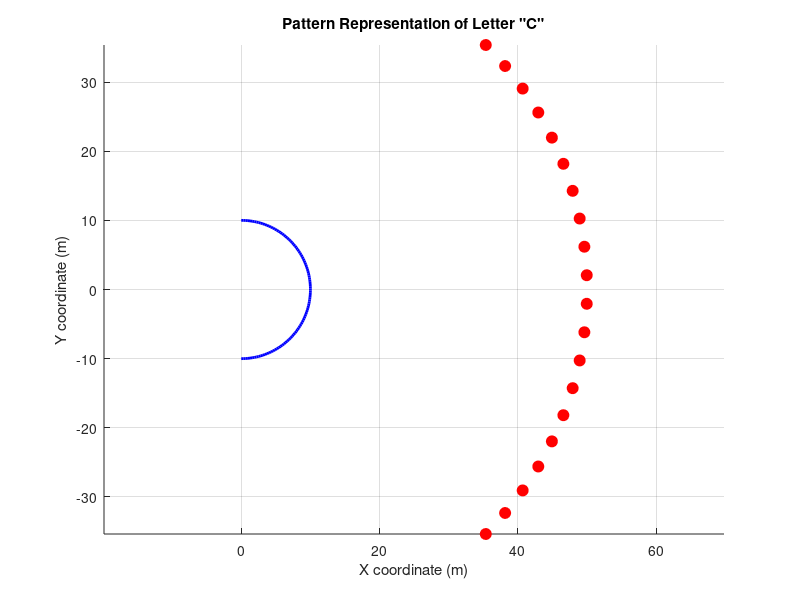

MATLAB code to generate this figure:
% تعریف پارامترهای ثابت  
Ro = 1000;         % چگالی آب (kg/m^3)  
C = 1500;         % سرعت صوت در آب (m/s)  
freq = 50000;     % فرکانس (Hz)  
lambda = C / freq; % طول موج  
ka = 2 * pi / lambda; % عدد موج  

% تنظیمات منابع  
R_foc = 50;       % فاصله کانونی (m)  
num_elements = 20; % تعداد عناصر در آرایه  

% تنظیم آرایه مبدل  
angles = linspace(-pi/4, pi/4, num_elements); % زاویه عناصر  
positions = [R_foc * cos(angles)', R_foc * sin(angles)']; % موقعیت عناصر  

% تولید مصور از حرف "C"  
figure;  
hold on;  

% ترسیم حرف "C" با نقاط  
theta = linspace(-pi/2, pi/2, 100); % زاویه برای نیم دایره  
x_C = 10 * cos(theta); % مختصات X  
y_C = 10 * sin(theta); % مختصات Y  

plot(x_C, y_C, 'b', 'LineWidth', 2); % رسم رنگ آبی برای "C"  

% ترسیم موقعیت اعضاء  
plot(positions(:, 1), positions(:, 2), 'ro', 'MarkerSize', 8, 'MarkerFaceColor', 'r'); % رسم دایرههای قرمز برای مبدلها  

axis equal;  
xlabel('X coordinate (m)');  
ylabel('Y coordinate (m)');  
title('Pattern Representation of Letter "C"');  
grid on;  
hold off;  

% پردازش و محاسبه فشار (در صورت لزوم)  
% این بخش بستگی به نیاز شما دارد که در اینجا نشان داده نشده است.